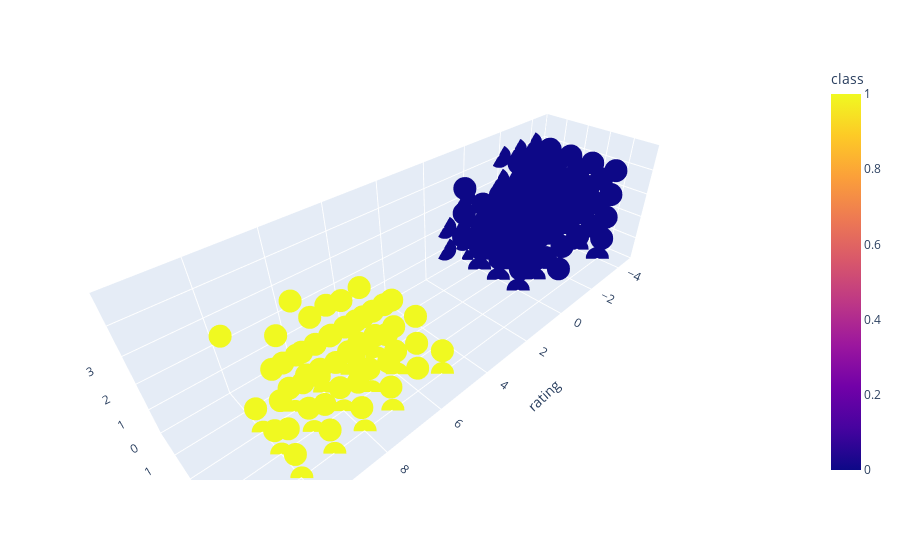

Write notebook code for a chart like this one.
### Code cell
df_final['rating'] = np.where(df_final['class'] == 0, df_final['rating'] - 5, df_final['rating'])
x = df_final['rating']
y = df_final['effectiveness']
z = df_final['sideEffects']

import plotly.express as px
fig = px.scatter_3d(df_final, x=x, y=y, z=z, range_x = (-5, 12), range_y = (0, 5), range_z= (0, 5),
              color='class')
fig.show()

### Figure 1 — Plotly figure (JSON) as saved in the notebook; plotly's stock layout.template omitted (floating-point values rounded to 4 significant figures; data arrays with more than 128 entries replaced by an {"elided": "..."} marker saying what was removed)
{"data": [{"hovertemplate": "rating=%{x}<br>effectiveness=%{y}<br>sideEffects=%{z}<br>class=%{marker.color}<extra></extra>", "legendgroup": "", "marker": {"color": {"elided": "3107 int values"}, "coloraxis": "coloraxis", "symbol": "circle"}, "mode": "markers", "name": "", "scene": "scene", "showlegend": false, "type": "scatter3d", "x": {"elided": "3107 int values"}, "y": {"elided": "3107 int values"}, "z": {"elided": "3107 int values"}}], "layout": {"coloraxis": {"colorbar": {"title": {"text": "class"}}, "colorscale": [[0, "#0d0887"], [0.1111, "#46039f"], [0.2222, "#7201a8"], [0.3333, "#9c179e"], [0.4444, "#bd3786"], [0.5556, "#d8576b"], [0.6667, "#ed7953"], [0.7778, "#fb9f3a"], [0.8889, "#fdca26"], [1, "#f0f921"]]}, "legend": {"tracegroupgap": 0}, "margin": {"t": 60}, "scene": {"domain": {"x": [0, 1], "y": [0, 1]}, "xaxis": {"range": [-5, 12], "title": {"text": "rating"}}, "yaxis": {"range": [0, 5], "title": {"text": "effectiveness"}}, "zaxis": {"range": [0, 5], "title": {"text": "sideEffects"}}}}}
